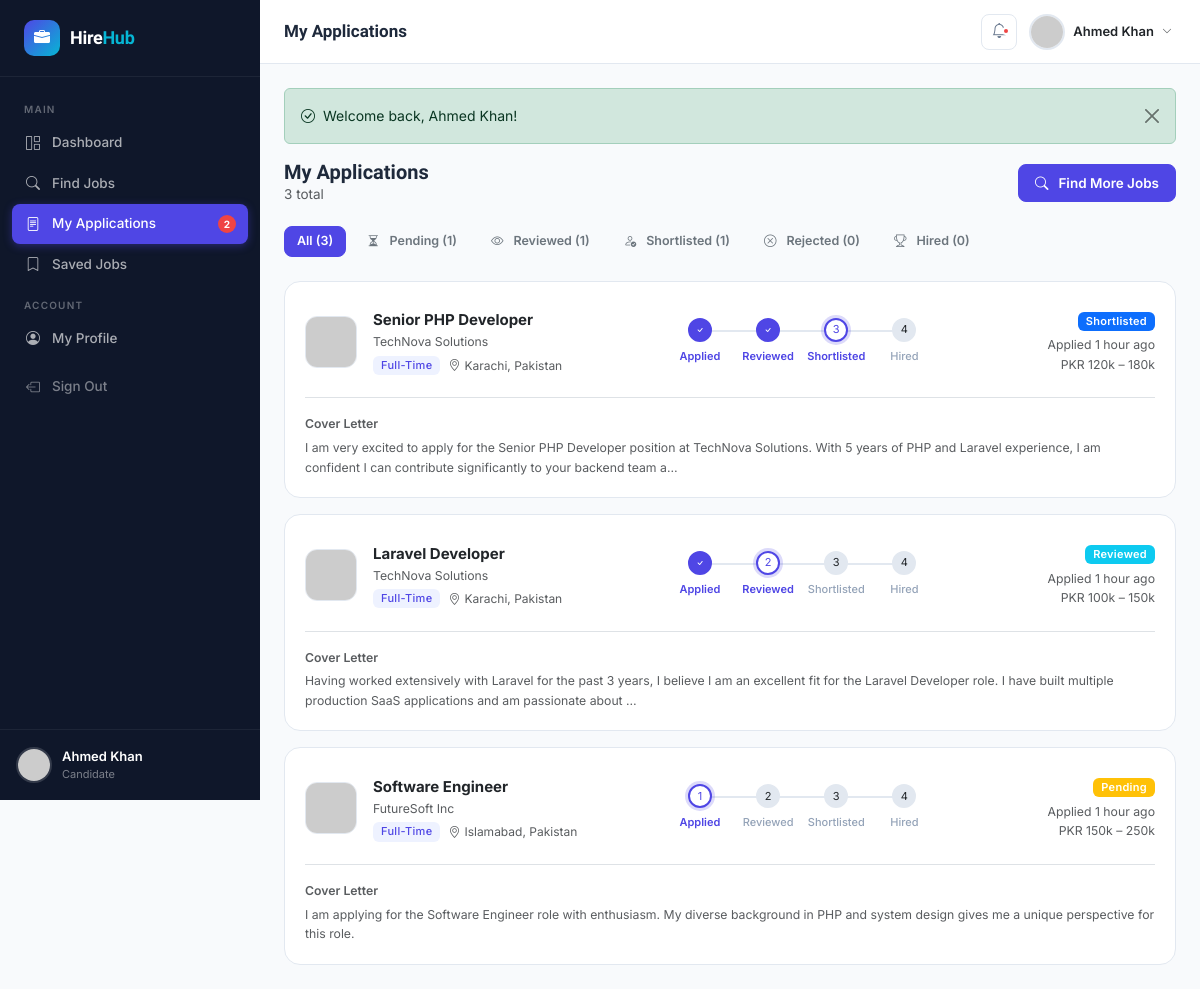
/candidate/applications.php (signed in), run on the app's committed database.
### tables this page shows
CREATE TABLE `notifications` (
  `id` int(11) NOT NULL AUTO_INCREMENT,
  `user_id` int(11) NOT NULL,
  `type` varchar(50) NOT NULL,
  `title` varchar(200) NOT NULL,
  `message` text NOT NULL,
  `link` varchar(255) DEFAULT NULL,
  `is_read` tinyint(1) NOT NULL DEFAULT 0,
  `created_at` timestamp NOT NULL DEFAULT CURRENT_TIMESTAMP,
  PRIMARY KEY (`id`),
  KEY `user_id` (`user_id`),
  CONSTRAINT `notif_user_fk` FOREIGN KEY (`user_id`) REFERENCES `users` (`id`) ON DELETE CASCADE
);

CREATE TABLE `users` (
  `id` int(11) NOT NULL AUTO_INCREMENT,
  `name` varchar(100) NOT NULL,
  `email` varchar(150) NOT NULL,
  `password` varchar(255) NOT NULL,
  `role` enum('admin','company','candidate') NOT NULL DEFAULT 'candidate',
  `is_active` tinyint(1) NOT NULL DEFAULT 1,
  `avatar` varchar(255) DEFAULT NULL,
  `created_at` timestamp NOT NULL DEFAULT CURRENT_TIMESTAMP,
  `updated_at` timestamp NOT NULL DEFAULT CURRENT_TIMESTAMP ON UPDATE CURRENT_TIMESTAMP,
  PRIMARY KEY (`id`),
  UNIQUE KEY `email` (`email`)
);

CREATE TABLE `applications` (
  `id` int(11) NOT NULL AUTO_INCREMENT,
  `job_id` int(11) NOT NULL,
  `candidate_id` int(11) NOT NULL,
  `cover_letter` text DEFAULT NULL,
  `resume` varchar(255) DEFAULT NULL,
  `status` enum('pending','reviewed','shortlisted','rejected','hired') NOT NULL DEFAULT 'pending',
  `notes` text DEFAULT NULL,
  `applied_at` timestamp NOT NULL DEFAULT CURRENT_TIMESTAMP,
  `updated_at` timestamp NOT NULL DEFAULT CURRENT_TIMESTAMP ON UPDATE CURRENT_TIMESTAMP,
  PRIMARY KEY (`id`),
  UNIQUE KEY `unique_application` (`job_id`,`candidate_id`),
  KEY `job_id` (`job_id`),
  KEY `candidate_id` (`candidate_id`),
  CONSTRAINT `applications_job_fk` FOREIGN KEY (`job_id`) REFERENCES `jobs` (`id`) ON DELETE CASCADE,
  CONSTRAINT `applications_candidate_fk` FOREIGN KEY (`candidate_id`) REFERENCES `candidates` (`id`) ON DELETE CASCADE
);

CREATE TABLE `jobs` (
  `id` int(11) NOT NULL AUTO_INCREMENT,
  `company_id` int(11) NOT NULL,
  `category_id` int(11) NOT NULL,
  `title` varchar(200) NOT NULL,
  `type` enum('full-time','part-time','remote','internship','contract') NOT NULL DEFAULT 'full-time',
  `salary_min` decimal(10,2) DEFAULT NULL,
  `salary_max` decimal(10,2) DEFAULT NULL,
  `salary_currency` varchar(10) DEFAULT 'USD',
  `location` varchar(150) DEFAULT NULL,
  `description` longtext NOT NULL,
  `requirements` text DEFAULT NULL,
  `benefits` text DEFAULT NULL,
  `deadline` date DEFAULT NULL,
  `is_active` tinyint(1) NOT NULL DEFAULT 1,
  `views` int(11) NOT NULL DEFAULT 0,
  `created_at` timestamp NOT NULL DEFAULT CURRENT_TIMESTAMP,
  `updated_at` timestamp NOT NULL DEFAULT CURRENT_TIMESTAMP ON UPDATE CURRENT_TIMESTAMP,
  PRIMARY KEY (`id`),
  KEY `company_id` (`company_id`),
  KEY `category_id` (`category_id`),
  CONSTRAINT `jobs_company_fk` FOREIGN KEY (`company_id`) REFERENCES `companies` (`id`) ON DELETE CASCADE,
  CONSTRAINT `jobs_category_fk` FOREIGN KEY (`category_id`) REFERENCES `job_categories` (`id`)
);

CREATE TABLE `companies` (
  `id` int(11) NOT NULL AUTO_INCREMENT,
  `user_id` int(11) NOT NULL,
  `company_name` varchar(150) NOT NULL,
  `logo` varchar(255) DEFAULT NULL,
  `industry` varchar(100) DEFAULT NULL,
  `website` varchar(255) DEFAULT NULL,
  `description` text DEFAULT NULL,
  `location` varchar(150) DEFAULT NULL,
  `phone` varchar(30) DEFAULT NULL,
  `founded_year` year DEFAULT NULL,
  `company_size` enum('1-10','11-50','51-200','201-500','501-1000','1000+') DEFAULT '1-10',
  `is_verified` tinyint(1) NOT NULL DEFAULT 0,
  `created_at` timestamp NOT NULL DEFAULT CURRENT_TIMESTAMP,
  `updated_at` timestamp NOT NULL DEFAULT CURRENT_TIMESTAMP ON UPDATE CURRENT_TIMESTAMP,
  PRIMARY KEY (`id`),
  KEY `user_id` (`user_id`),
  CONSTRAINT `companies_user_fk` FOREIGN KEY (`user_id`) REFERENCES `users` (`id`) ON DELETE CASCADE
);

### candidate/applications.php (the view, shortened to what the rows shown need)
<?php
require_once __DIR__ . '/../core/functions.php';
$user      = currentUser();
$candidate = Database::fetch("SELECT * FROM candidates WHERE user_id = ?", [$user['id']]);
$pageTitle  = 'My Applications';
$activePage = 'applications';
$statusFilter = $_GET['status'] ?? '';
$params = [$candidate['id']];
$where  = ['a.candidate_id = ?'];
$apps = Database::fetchAll(
    "SELECT a.*, j.title AS job_title, j.type AS job_type, j.location AS job_location,
            j.salary_min, j.salary_max, j.deadline,
            c.company_name, c.logo AS company_logo
     FROM applications a
     JOIN jobs j ON a.job_id = j.id
     JOIN companies c ON j.company_id = c.id
     WHERE " . implode(' AND ', $where) . "
     ORDER BY a.applied_at DESC",
    $params
);
$statusCounts = [];
foreach (['pending','reviewed','shortlisted','rejected','hired'] as $s) {
    $statusCounts[$s] = Database::count(
        "SELECT COUNT(*) FROM applications WHERE candidate_id = ? AND status = ?",
        [$candidate['id'], $s]
    );
}
$trackerMap = ['pending'=>0,'reviewed'=>1,'shortlisted'=>2,'hired'=>4,'rejected'=>4];
$trackerLabels = ['Applied','Reviewed','Shortlisted','Hired'];
include __DIR__ . '/../views/partials/head.php';
?>
<div class="app-shell">
<?php include __DIR__ . '/../views/partials/sidebar.php'; ?>
<div class="main-content">
<?php include __DIR__ . '/../views/partials/navbar.php'; ?>
<div class="page-content">
<div class="page-header">
  <div>
    <h2>My Applications</h2>
  </div>
</div>
<div class="d-flex gap-2 mb-4 flex-wrap">
  <a href="<?= BASE_URL ?>/candidate/applications.php"
     class="btn btn-sm <?= !$statusFilter ? 'btn-primary' : 'btn-outline-secondary' ?>">
    All (<?= array_sum($statusCounts) ?>)
  </a>
  <?php
  $icons = ['pending'=>'hourglass-split','reviewed'=>'eye','shortlisted'=>'person-check','rejected'=>'x-circle','hired'=>'trophy'];
  foreach ($statusCounts as $s => $cnt): ?>
  <a href="?status=<?= $s ?>"
     class="btn btn-sm <?= $statusFilter===$s ? 'btn-primary' : 'btn-outline-secondary' ?>">
    <i class="bi bi-<?= $icons[$s] ?> me-1"></i>
    <?= ucfirst($s) ?> (<?= $cnt ?>)
  </a>
  <?php endforeach; ?>
</div>
<?php if (empty($apps)): ?>
<div class="card">
  <div class="card-body">
    <div class="empty-state py-5">
      <div class="empty-state-icon"><i class="bi bi-send"></i></div>
      <h5>No applications <?= $statusFilter ? 'with status "' . ucfirst($statusFilter) . '"' : 'yet' ?></h5>
      <p><?= $statusFilter ? 'Try a different filter.' : 'Start applying to jobs that match your skills.' ?></p>
      <a href="<?= BASE_URL ?>/candidate/jobs.php" class="btn btn-primary">Browse Jobs</a>
    </div>
  </div>
</div>
<?php else: ?>
<div class="row g-3">
  <?php foreach ($apps as $app): ?>
  <div class="col-12">
    <div class="card">
      <div class="card-body">
        <div class="row align-items-center g-3">
          <div class="col-sm-6 col-lg-5">
            <div class="d-flex align-items-center gap-3">
              <img src="<?= logoUrl($app['company_logo'], $app['company_name']) ?>"
                   alt="" style="width:52px;height:52px;border-radius:12px;object-fit:cover;flex-shrink:0;border:1px solid var(--gray-200)">
              <div class="min-w-0">
                <div class="fw-700" style="font-size:15px"><?= e($app['job_title']) ?></div>
                <div class="text-muted small"><?= e($app['company_name']) ?></div>
                <div class="d-flex gap-2 mt-1 flex-wrap">
                  <?= jobTypeBadge($app['job_type']) ?>
                  <?php if ($app['job_location']): ?>
                    <span class="text-muted" style="font-size:12px"><i class="bi bi-geo-alt me-1"></i><?= e($app['job_location']) ?></span>
                  <?php endif; ?>
                </div>
              </div>
            </div>
          </div>
          <div class="col-lg-4 d-none d-lg-block">
            <?php
              $step = $app['status'] === 'rejected' ? -1 : $trackerMap[$app['status']] ?? 0;
            ?>
            <?php if ($app['status'] === 'rejected'): ?>
              <div class="text-center">
                <span class="badge bg-danger-subtle text-danger px-3 py-2">
                  <i class="bi bi-x-circle me-1"></i> Application Not Selected
                </span>
              </div>
            <?php else: ?>
            <div class="app-tracker">
              <?php foreach ($trackerLabels as $i => $label): ?>
              <div class="tracker-step <?= $step > $i ? 'done' : ($step === $i ? 'current' : '') ?>">
                <div class="tracker-dot">
                  <?php if ($step > $i): ?><i class="bi bi-check" style="font-size:10px"></i><?php else: ?><?= $i+1 ?><?php endif; ?>
                </div>
                <div class="tracker-label"><?= $label ?></div>
              </div>
              <?php endforeach; ?>
            </div>
            <?php endif; ?>
          </div>
          <div class="col-sm-6 col-lg-3 text-sm-end">
            <?= badgeStatus($app['status']) ?>
            <div class="text-muted small mt-1">Applied <?= timeAgo($app['applied_at']) ?></div>
            <?php if ($app['salary_min'] || $app['salary_max']): ?>
              <div class="text-muted small"><?= formatSalary($app['salary_min'], $app['salary_max']) ?></div>
            <?php endif; ?>
          </div>
        </div>
        <?php if ($app['cover_letter']): ?>
        <div class="mt-3 pt-3 border-top">
          <div class="text-muted small fw-600 mb-1">Cover Letter</div>
          <p class="text-muted small mb-0"><?= e(substr($app['cover_letter'], 0, 200)) ?><?= strlen($app['cover_letter']) > 200 ? '…' : '' ?></p>
        </div>
        <?php endif; ?>
      </div>
    </div>
  </div>
  <?php endforeach; ?>
</div>
<?php endif; ?>
</div></div></div>
<?php include __DIR__ . '/../views/partials/footer.php'; ?>

### views/partials/sidebar.php (shortened to what the rows shown need)
<?php
$role = $user['role'] ?? 'candidate';
$notifications = isLoggedIn() ? getUnreadNotifications((int)$_SESSION['user_id']) : [];
$notifCount = count($notifications);
$navItems = [];
if ($role === 'admin') {
    $navItems = [
        ['label' => 'Main', 'section' => true],
        ['href' => '/admin/dashboard.php',    'icon' => 'grid-1x2',      'label' => 'Dashboard',     'key' => 'dashboard'],
        ['href' => '/admin/users.php',        'icon' => 'people',        'label' => 'Users',         'key' => 'users'],
        ['href' => '/admin/companies.php',    'icon' => 'building',      'label' => 'Companies',     'key' => 'companies'],
        ['href' => '/admin/jobs.php',         'icon' => 'briefcase',     'label' => 'Jobs',          'key' => 'jobs'],
        ['href' => '/admin/applications.php', 'icon' => 'file-text',     'label' => 'Applications',  'key' => 'applications'],
        ['href' => '/admin/categories.php',   'icon' => 'tag',           'label' => 'Categories',    'key' => 'categories'],
        ['label' => 'Settings', 'section' => true],
        ['href' => '/admin/profile.php',      'icon' => 'person-circle', 'label' => 'Profile',       'key' => 'profile'],
    ];
} else {
    $navItems = [
        ['label' => 'Main', 'section' => true],
        ['href' => '/candidate/dashboard.php',  'icon' => 'grid-1x2',    'label' => 'Dashboard',       'key' => 'dashboard'],
        ['href' => '/candidate/jobs.php',        'icon' => 'search',      'label' => 'Find Jobs',       'key' => 'jobs'],
        ['href' => '/candidate/applications.php','icon' => 'file-text',   'label' => 'My Applications', 'key' => 'applications', 'badge' => $notifCount > 0 ? $notifCount : null],
        ['href' => '/candidate/saved.php',       'icon' => 'bookmark',    'label' => 'Saved Jobs',      'key' => 'saved'],
        ['label' => 'Account', 'section' => true],
        ['href' => '/candidate/profile.php',     'icon' => 'person-circle','label' => 'My Profile',     'key' => 'profile'],
    ];
}
?>
<aside class="sidebar" id="sidebar">
  <ul class="sidebar-nav">
    <?php foreach ($navItems as $item): ?>
      <?php if (!empty($item['section'])): ?>
        <li class="nav-section-title"><?= e($item['label']) ?></li>
      <?php else: ?>
        <li>
          <a href="<?= BASE_URL . $item['href'] ?>"
             class="<?= ($activePage ?? '') === $item['key'] ? 'active' : '' ?>">
            <span class="nav-icon"><i class="bi bi-<?= e($item['icon']) ?>"></i></span>
            <?= e($item['label']) ?>
            <?php if (!empty($item['badge'])): ?>
              <span class="nav-badge"><?= (int)$item['badge'] ?></span>
            <?php endif; ?>
          </a>
        </li>
      <?php endif; ?>
    <?php endforeach; ?>
  </ul>
  <div class="sidebar-user">
    <div class="sidebar-user-info">
      <div class="sidebar-user-name"><?= e($user['name']) ?></div>
      <div class="sidebar-user-role"><?= e($user['role']) ?></div>
    </div>
  </div>
</aside>

### views/partials/navbar.php (shortened to what the rows shown need)
<nav class="top-navbar">
  <h1 class="page-title"><?= e($pageTitle ?? 'Dashboard') ?></h1>
  <div class="navbar-actions">
    <div class="dropdown">
      <button class="d-flex align-items-center gap-2 btn btn-sm border-0 bg-transparent p-1"
              data-bs-toggle="dropdown">
        <img src="<?= avatarUrl($user['avatar'] ?? null, $user['name']) ?>"
             alt="" class="avatar-sm" style="border:2px solid var(--gray-200);">
        <span class="fw-600 text-dark d-none d-md-inline" style="font-size:13px"><?= e($user['name']) ?></span>
        <i class="bi bi-chevron-down text-muted" style="font-size:10px"></i>
      </button>
    </div>
  </div>
</nav>

### core/functions.php (shortened to what the rows shown need)
<?php
require_once __DIR__ . '/../config/database.php';
function isLoggedIn(): bool {
    return !empty($_SESSION['user_id']);
}
function currentUser(): ?array {
    return Database::fetch("SELECT * FROM users WHERE id = ?", [$_SESSION['user_id']]);
}
function e(?string $str): string {
    return htmlspecialchars((string)$str, ENT_QUOTES, 'UTF-8');
}
function getUnreadNotifications(int $userId): array {
    return Database::fetchAll(
        "SELECT * FROM notifications WHERE user_id = ? AND is_read = 0 ORDER BY created_at DESC LIMIT 10",
        [$userId]
    );
}
function formatSalary(?float $min, ?float $max, string $currency = 'PKR'): string {
    if ($min && $max) return $currency . ' ' . number_format($min/1000) . 'k – ' . number_format($max/1000) . 'k';
    return $currency . ' Up to ' . number_format($max/1000) . 'k';
}
function timeAgo(string $datetime): string {
    $time = time() - strtotime($datetime);
    $units = [
        31536000 => 'year', 2592000 => 'month', 604800 => 'week',
        86400 => 'day', 3600 => 'hour', 60 => 'minute', 1 => 'second'
    ];
    foreach ($units as $secs => $label) {
        if ($time >= $secs) {
            $val = floor($time / $secs);
            return $val . ' ' . $label . ($val > 1 ? 's' : '') . ' ago';
        }
    }
    return 'just now';
}
function badgeStatus(string $status): string {
    $map = [
        'pending'     => 'warning',
        'reviewed'    => 'info',
        'shortlisted' => 'primary',
        'rejected'    => 'danger',
        'hired'       => 'success',
        'active'      => 'success',
        'inactive'    => 'secondary',
    ];
    $color = $map[$status] ?? 'secondary';
    return '<span class="badge bg-' . $color . ' text-capitalize">' . e($status) . '</span>';
}
function jobTypeBadge(string $type): string {
    $map = [
        'full-time'  => 'primary',
        'part-time'  => 'info',
        'remote'     => 'success',
        'internship' => 'warning',
        'contract'   => 'secondary',
    ];
    $color = $map[$type] ?? 'secondary';
    return '<span class="badge bg-' . $color . '-subtle text-' . $color . ' text-capitalize fw-medium">' . e($type) . '</span>';
}
function avatarUrl(?string $avatar, string $name = 'User'): string {
    return 'https://ui-avatars.com/api/?name=' . urlencode($name) . '&background=4f46e5&color=fff&size=100';
}
function logoUrl(?string $logo, string $name = 'C'): string {
    return 'https://ui-avatars.com/api/?name=' . urlencode($name) . '&background=0f172a&color=fff&size=80&font-size=0.4&rounded=true';
}

### data on the page
notifications: label "My Applications", id "2"
users: name "Ahmed Khan", role "Candidate"
notifications: id "1", is_read "0"
applications: job.title "Senior PHP Developer", companies.company_name "TechNova Solutions", job.type "Full-Time", job.location "Karachi, Pakistan", label "Applied", label "Reviewed", label "Shortlisted", label "Hired", status "Shortlisted", applied_at "1 hour ago", job.salary_max "PKR 120k – 180k", cover_letter "I am very excited to apply for the Senior PHP Developer position at TechNova Solutions. With 5 years of PHP and Laravel experience, I am confident I can contribute significantly to your backend team a"
applications: job.title "Laravel Developer", companies.company_name "TechNova Solutions", job.type "Full-Time", job.location "Karachi, Pakistan", label "Applied", label "Reviewed", label "Shortlisted", label "Hired", status "Reviewed", applied_at "1 hour ago", job.salary_max "PKR 100k – 150k", cover_letter "Having worked extensively with Laravel for the past 3 years, I believe I am an excellent fit for the Laravel Developer role. I have built multiple production SaaS applications and am passionate about"
applications: job.title "Software Engineer", companies.company_name "FutureSoft Inc", job.type "Full-Time", job.location "Islamabad, Pakistan", label "Applied", label "Reviewed", label "Shortlisted", label "Hired", status "Pending", applied_at "1 hour ago", job.salary_max "PKR 150k – 250k", cover_letter "I am applying for the Software Engineer role with enthusiasm. My diverse background in PHP and system design gives me a unique perspective for this role."

### other printed values
$item['label'] "MAIN"
$item['label'] "Dashboard"
$item['label'] "Find Jobs"
$item['label'] "Saved Jobs"
$item['label'] "ACCOUNT"
$item['label'] "My Profile"
$pageTitle "My Applications"
$flash['message'] "Welcome back, Ahmed Khan!"
array_sum($statusCounts) "3"
$s "Pending"
$s "Reviewed"
$s "Shortlisted"
$s "Rejected"
$s "Hired"
